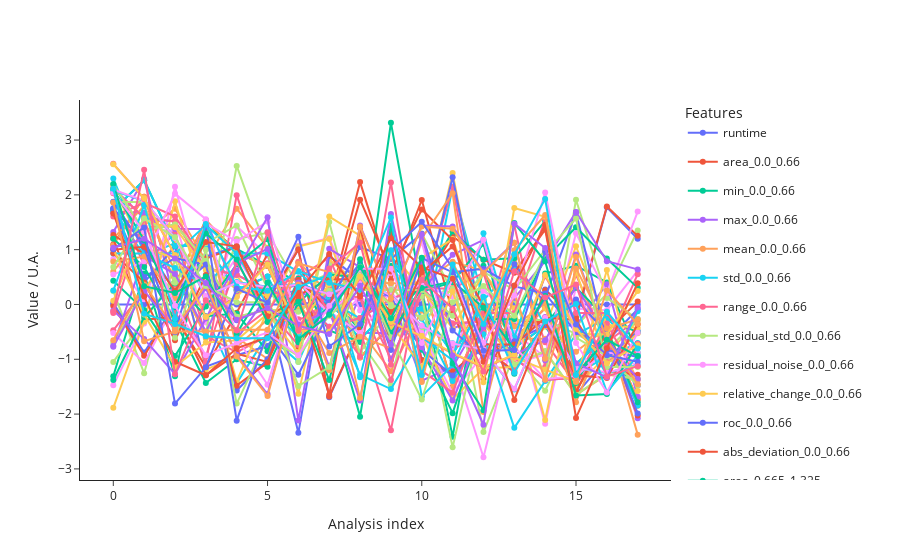

Notebook code cell kept with this figure:
### Code cell
from src.StreamPort.machine_learning.methods import MachineLearningMethodIsolationForestSklearn
from src.StreamPort.machine_learning.methods import MachineLearningScaleFeaturesScalerSklearn

scl = MachineLearningScaleFeaturesScalerSklearn()

iso = MachineLearningMethodIsolationForestSklearn(random_state = 30, contamination = "auto")

#scales and fits the model and upgrades analyses class to IsolationForestAnalyses
ana = scl.run(ana)
ana = iso.run(ana)
print(ana.__class__)

ana.plot_data()
